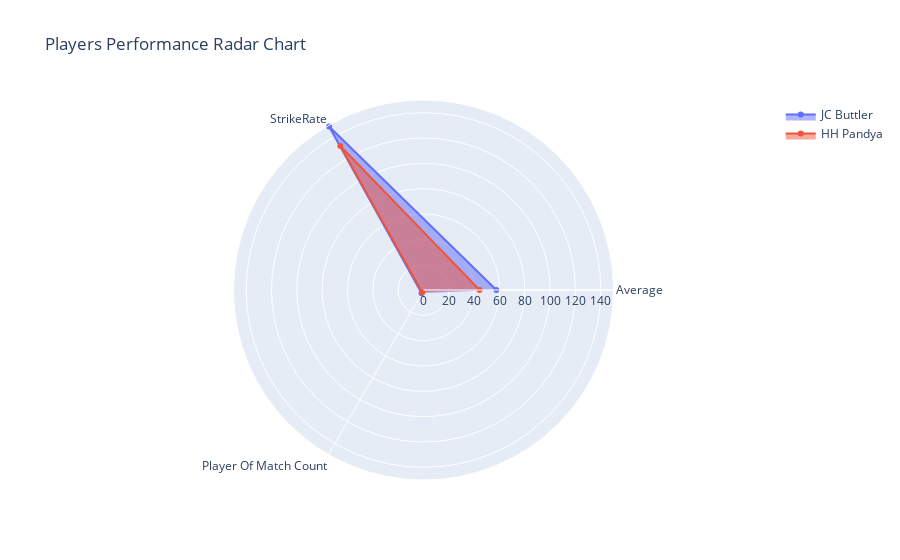

The cell this chart's notebook holds for it:
### Code cell
import plotly.graph_objects as go

player1 = 'JC Buttler'
player2 = 'HH Pandya'
# Define data for radar chart
data = [
    go.Scatterpolar(
        r=[batting_average[player1], batsman_strikerate[player1], player_of_match_count[player1]],
        theta=['Average', 'StrikeRate', 'Player Of Match Count'],
        fill='toself',
        name=player1
    ),
    go.Scatterpolar(
        r=[batting_average[player2], batsman_strikerate[player2], player_of_match_count[player2]],
        theta=['Average', 'StrikeRate', 'Player Of Match Count'],
        fill='toself',
        name=player2
    )
]

# Define layout for radar chart
layout = go.Layout(
    polar=dict(
        radialaxis=dict(
            visible=True,
            range=[0, 150]
        )
    ),
    showlegend=True,
    title='Players Performance Radar Chart'
)

# Create figure and plot the radar chart
fig = go.Figure(data=data, layout=layout)
fig.show()

### Figure 1 — Plotly figure (JSON) as saved in the notebook; plotly's stock layout.template omitted (floating-point values rounded to 4 significant figures)
{"data": [{"fill": "toself", "name": "JC Buttler", "r": [57.53, 149.1, 3], "theta": ["Average", "StrikeRate", "Player Of Match Count"], "type": "scatterpolar"}, {"fill": "toself", "name": "HH Pandya", "r": [44.27, 131.3, 2], "theta": ["Average", "StrikeRate", "Player Of Match Count"], "type": "scatterpolar"}], "layout": {"polar": {"radialaxis": {"range": [0, 150], "visible": true}}, "showlegend": true, "title": {"text": "Players Performance Radar Chart"}}}
